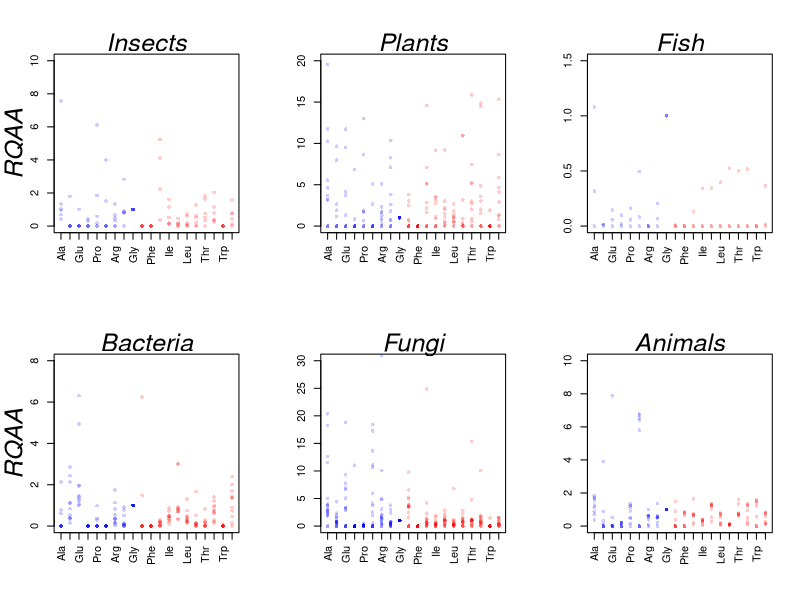

The R script that drew this image:
library(scales)
setwd("<specify_here_the_path_where_you_put_dataFigure1.csv>")

par(mfrow=c(2,3))

data1 <- read.csv("dataFigure1.csv")

plot.aminodist <- function(x,labels,color,df,lim,size,alpha) 
{
  n <- length(colnames(df))
  y <- df[,1]
  plot(x,y,pch=16,cex=size,xaxt='n',xlab="", ylab="",col=alpha(color,alpha), ylim=lim)
  axis(1,at=x,labels=labels,las=2)
  apply(df[,2:n],MARGIN=2,FUN=function(y) {points(x,y,pch=16,cex=size,col=alpha(color,alpha))})
}

lim1=c(0,10)
plot.aminodist(data1[,1],data1[,2],c(rep('blue',9),rep('red',11)),data1[,c(3,4,15,16,17,18)],lim1,0.75,0.2)
l1=c(paste0('Insects'))
mtext(l1, side=3, line=0, cex=1.5, font=3)
l2=c(paste0('RQAA'))
mtext(l2, side=2, line=2.2, cex=1.5, font=3)

lim2=c(0,20)
plot.aminodist(data1[,1],data1[,2],c(rep('blue',9),rep('red',11)),data1[,c(5,21,22,23,27,28,34,35,53,54,55)],lim2,0.75,0.2)
l1=c(paste0('Plants'))
mtext(l1, side=3, line=0, cex=1.5, font=3)

lim3=c(0,1.5)
plot.aminodist(data1[,1],data1[,2],c(rep('blue',9),rep('red',11)),data1[,c(6,33,52)],lim3,0.75,0.2)
l1=c(paste0('Fish'))
mtext(l1, side=3, line=0, cex=1.5, font=3)

lim4=c(0,8)
plot.aminodist(data1[,1],data1[,2],c(rep('blue',9),rep('red',11)),data1[,c(7,8,9,10,11,12,13,14,19,20,24)],lim4,0.75,0.2)
l1=c(paste0('Bacteria'))
mtext(l1, side=3, line=0, cex=1.5, font=3)
l2=c(paste0('RQAA'))
mtext(l2, side=2, line=2.2, cex=1.5, font=3)

lim5=c(0,30)
plot.aminodist(data1[,1],data1[,2],c(rep('blue',9),rep('red',11)),data1[,c(25,29,31,32,38,39,40,41,42,43,44,45,46,47,48,49,50,51)],lim5,0.75,0.2)
l1=c(paste0('Fungi'))
mtext(l1, side=3, line=0, cex=1.5, font=3)

lim6=c(0,10)
plot.aminodist(data1[,1],data1[,2],c(rep('blue',9),rep('red',11)),data1[,c(26,30,36,37,56,57,58,59,60)],lim6,0.75,0.2)
l1=c(paste0('Animals'))
mtext(l1, side=3, line=0, cex=1.5, font=3)

